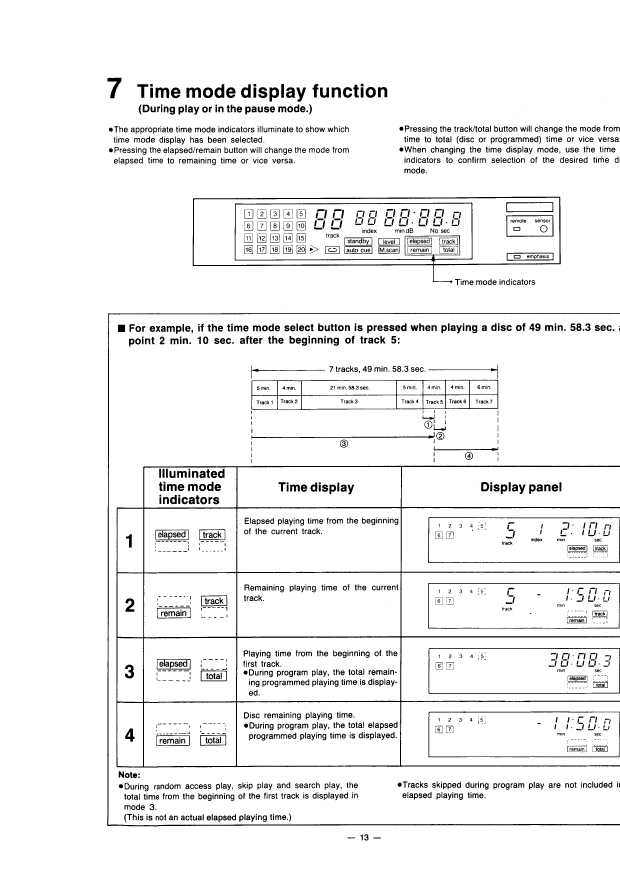
#> input picture riparazioniMV/audio/Technics SL-P 1200/KB/manual/img/m13.png, 2480 x 3508 px, given in place of i--24.png, which was not available (shown at 1/4 size)
$ python stitch.py 3
#> lines starting #> are read from the running program, lines starting #| are printed output that depends on the picture; after the words box and inside, x2 and y2 are one past the last pixel; in counts of white or black regions, pixels touching at a corner belong together; long printed decimals are rounded; pictures that were not available may be replaced by others from this repository, and a replacement may not be noted
import cv2, numpy as np, sys, json
from PIL import Image
Image.MAX_IMAGE_PIXELS = None
cv2.setNumThreads(4)
S = 4  # downscale for matching

def load(p):
#> called with p = 'full/i--24.png'
    return np.array(Image.open(p).convert('L'))
#> returned value is the input picture: shape (3508, 2480); 94.7% white; 2238 black regions (370 under 20 px), largest, box (x1, y1, x2, y2) and area: (465, 1863, 2480, 3071) 69214, (771, 787, 2243, 1131) 24989, (428, 1252, 2480, 3306) 22986
#> call 2 of load, with p = 'full/i--23.png'
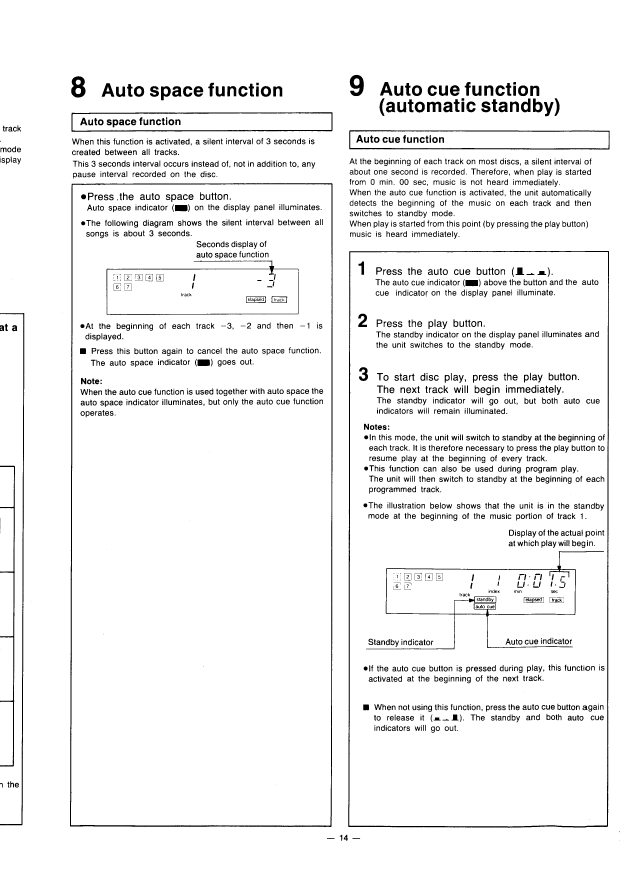
#> input picture riparazioniMV/audio/Technics SL-P 1200/KB/manual/img/m14.png, 2480 x 3508 px, given in place of i--23.png, which was not available (shown at 1/4 size)
#> in load, returned value is the input picture: shape (3508, 2480); 94.8% white; 2432 black regions (270 under 20 px), largest, box (x1, y1, x2, y2) and area: (280, 733, 1330, 3308) 29205, (1393, 1004, 2436, 3311) 26915, (1464, 2205, 2416, 2598) 9756

def estimate(A, B):
    a = cv2.resize(A, (A.shape[1]//S, A.shape[0]//S), interpolation=cv2.INTER_AREA)
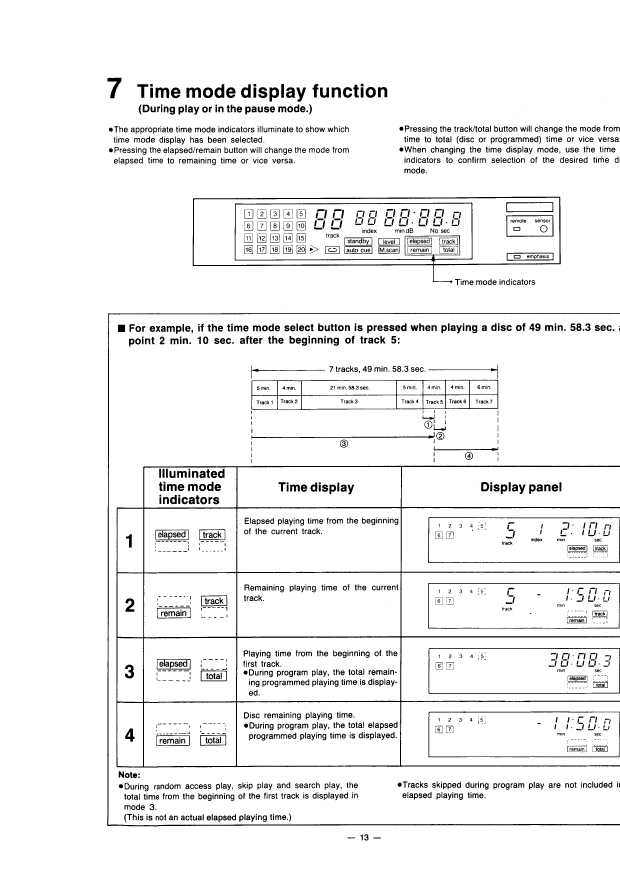
#> a: shape (877, 620); min 0, max 255, mean 241.4
    b = cv2.resize(B, (B.shape[1]//S, B.shape[0]//S), interpolation=cv2.INTER_AREA)
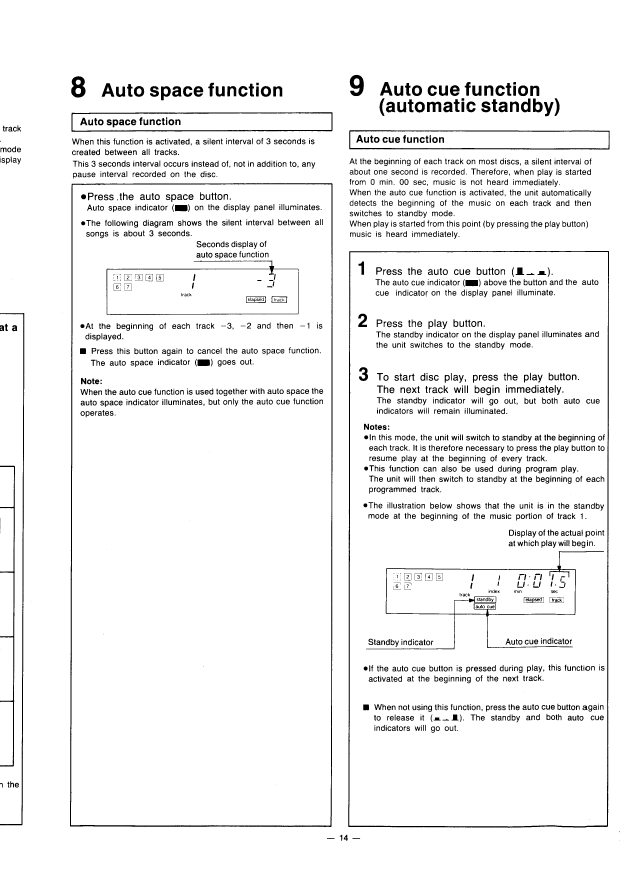
#> b: shape (877, 620); min 0, max 255, mean 241.8
    det = cv2.SIFT_create(nfeatures=20000)
    ka, da = det.detectAndCompute(a, None)
#> ka = 2265 keypoints; strongest (x, y, size): (111, 129, 2.5), (121, 328, 5), (399, 784, 2.5), (121, 786, 2.6)
    kb, db = det.detectAndCompute(b, None)
#> kb = 2911 keypoints; strongest (x, y, size): (83, 351, 4.2), (365, 505, 2.4), (83, 223, 2.5), (366, 468, 2.5)
    m = cv2.BFMatcher(cv2.NORM_L2).knnMatch(db, da, k=2)
#> m = 2911 matches
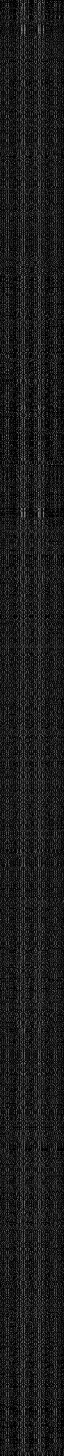
#> db: shape (2911, 128) float32 (shown at 1/2 size); min 0, max 174, mean 27.6
    good = [x[0] for x in m if len(x) == 2 and x[0].distance < 0.75 * x[1].distance]
#> good = 250 matches
    pb = np.float32([kb[g.queryIdx].pt for g in good])
#> pb = 250 pairs, first value 5.35 to 601.9, second value 85 to 784.8
    pa = np.float32([ka[g.trainIdx].pt for g in good])
#> pa = 250 pairs, first value 110.5 to 614.4, second value 86.65 to 822.1
    M, inl = cv2.estimateAffinePartial2D(pb, pa, method=cv2.RANSAC, ransacReprojThreshold=2.0, maxIters=20000, confidence=0.999)
#> M = [[1.01, 0.00782, 102], [-0.00782, 1.01, 2.26]]; inl = 250 values, max 1 at index 36, min 0 at index 0, mean 0.116
    M[:, 2] *= S
    return M, int(inl.sum()), len(good)

def stitch(pa, pb, out):
    A = load(pa); B = load(pb)
    M, ninl, ng = estimate(A, B)
#> M = [[1.01, 0.00782, 407.9], [-0.00782, 1.01, 9.06]]; ninl = 29; ng = 250
    h, w = B.shape
#> h = 3508; w = 2480
    corners = np.float32([[0,0],[w,0],[0,h],[w,h]])
    cb = cv2.transform(corners[None], M)[0]
#> cb = [[407.9, 9.06], [2907, -10.35], [435.3, 3544.1], [2934.5, 3524.7]]
    xs = np.concatenate([cb[:,0], [0, A.shape[1]]]); ys = np.concatenate([cb[:,1], [0, A.shape[0]]])
#> after `xs = np.concatenate([cb[:, 0], [0, A.shape[1]]])`: xs = [407.9, 2907, 435.3, 2934.5, 0, 2480]
#> after `ys = np.concatenate([cb[:, 1], [0, A.shape[0]]])`: ys = [9.06, -10.35, 3544.1, 3524.7, 0, 3508]
    x0, y0 = np.floor(xs.min()), np.floor(ys.min()); x1, y1 = np.ceil(xs.max()), np.ceil(ys.max())
#> after `x0, y0 = (np.floor(xs.min()), np.floor(ys.min()))`: x0 = 0; y0 = -11
#> after `x1, y1 = (np.ceil(xs.max()), np.ceil(ys.max()))`: x1 = 2935; y1 = 3545
    W, H = int(x1-x0), int(y1-y0)
#> W = 2935; H = 3556
    T = np.array([[1,0,-x0],[0,1,-y0]], np.float64)
#> T = [[1, 0, 0], [0, 1, 11]]
    MB = M.copy(); MB[:,2] += [-x0, -y0]
#> after `MB = M.copy()`: MB = [[1.01, 0.00782, 407.9], [-0.00782, 1.01, 9.06]]
    cA = cv2.warpAffine(A, T, (W, H), flags=cv2.INTER_NEAREST, borderValue=255)
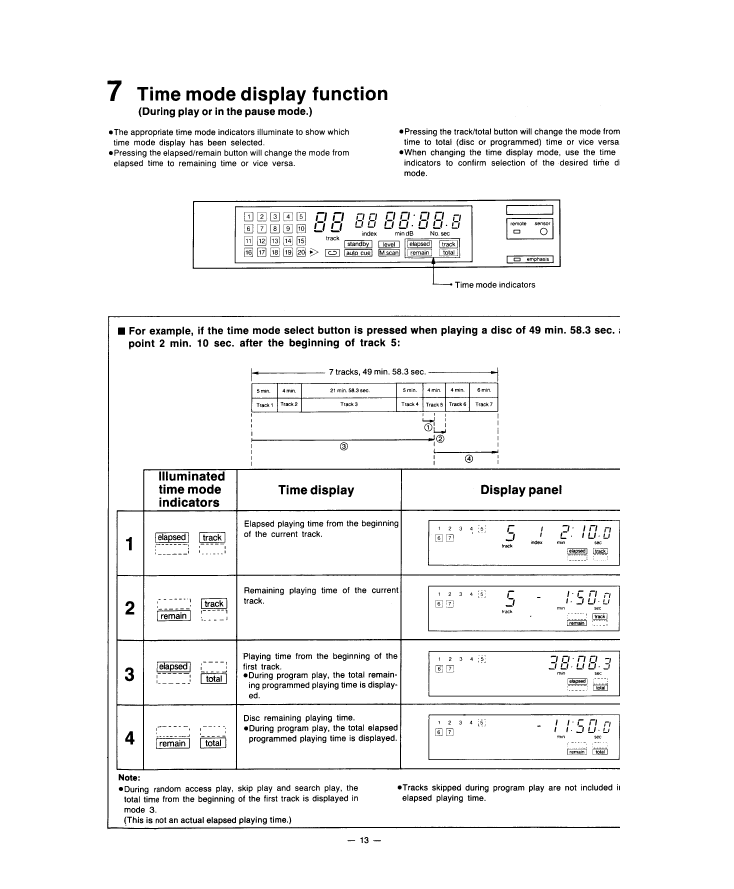
#> cA: shape (3556, 2935) (shown at 1/4 size); 95.5% white; 2238 black regions (370 under 20 px), largest, box (x1, y1, x2, y2) and area: (465, 1874, 2480, 3082) 69214, (771, 798, 2243, 1142) 24989, (428, 1263, 2480, 3317) 22986
    cB = cv2.warpAffine(B, MB, (W, H), flags=cv2.INTER_LINEAR, borderValue=255)
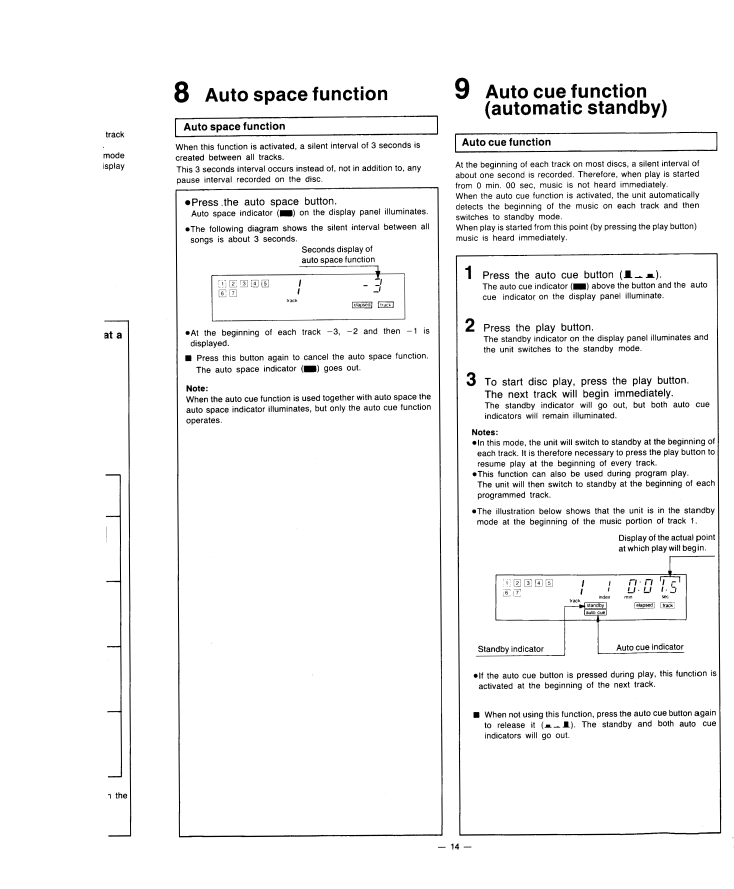
#> cB: shape (3556, 2935) (shown at 1/4 size); min 0, max 255, mean 243.8
    # inside overlap use B only above seam, A below seam to avoid doubled lines
    # seam: middle of overlap in y (A starts at -y0 ; B ends at bottom of B)
    a_top = -y0; b_bot = cb[:,1].max() - y0
#> after `a_top = -y0`: a_top = 11
#> after `b_bot = cb[:, 1].max() - y0`: b_bot = 3555.1
    seam = int((a_top + b_bot) / 2)
#> seam = 1783
    C = cA.copy()
    C[:seam] = np.minimum(cA[:seam], cB[:seam])  # outside A this is just B
    C[:seam][cA[:seam] == 255] = cB[:seam][cA[:seam] == 255]
    C[:seam] = cB[:seam]
    C = np.where(C < 128, 0, 255).astype(np.uint8)
#> C: shape (3556, 2935); 94.6% white; 2908 black regions (448 under 20 px), largest, box (x1, y1, x2, y2) and area: (465, 1874, 2480, 3082) 69214, (428, 1783, 2480, 3317) 14677, (702, 748, 1762, 1783) 12119
    C = np.rot90(C, k=-1)  # rotate clockwise -> upright text
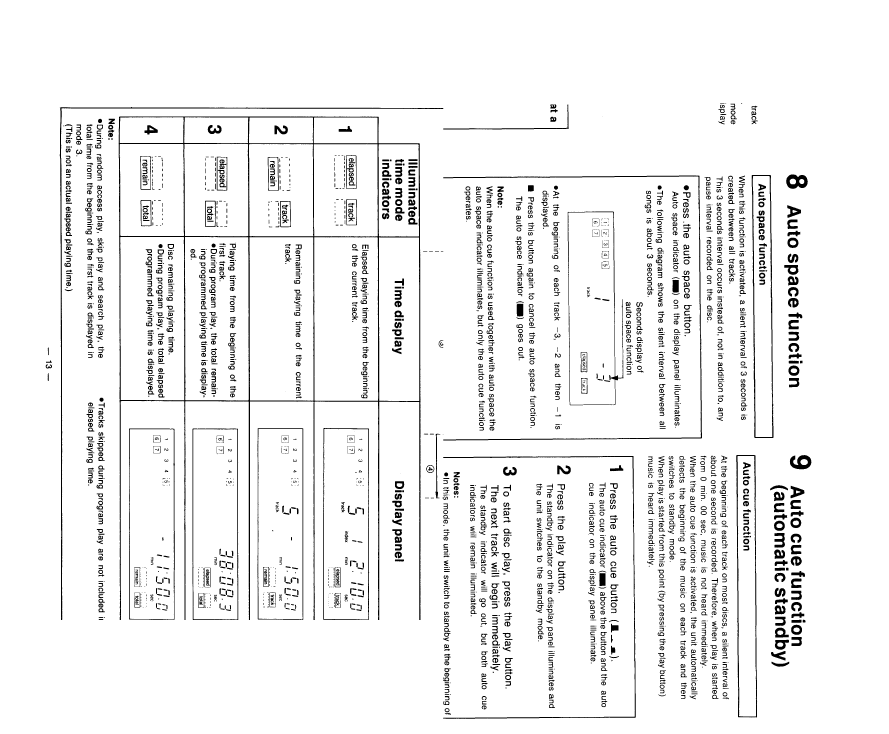
#> C: shape (2935, 3556) (shown at 1/4 size); 94.6% white; 2908 black regions (448 under 20 px), largest, box (x1, y1, x2, y2) and area: (474, 465, 1682, 2480) 69214, (239, 428, 1773, 2480) 14677, (1773, 702, 2808, 1762) 12119
    Image.fromarray(C).convert('1').save(out, compression='group4', dpi=(600, 600))
    ang = np.degrees(np.arctan2(M[1,0], M[0,0])); sc = np.hypot(M[0,0], M[1,0])
#> after `ang = np.degrees(np.arctan2(M[1, 0], M[0, 0]))`: ang = -0.445
#> after `sc = np.hypot(M[0, 0], M[1, 0])`: sc = 1.01
    return dict(out=out, inliers=ninl, matches=ng, dx=float(M[0,2]), dy=float(M[1,2]), angle=float(ang), scale=float(sc), size=C.shape[::-1], seam=seam)

if __name__ == '__main__':
    k = int(sys.argv[1])  # first page number
    r = stitch('full/i-%03d.png' % (k-27), 'full/i-%03d.png' % (k+1-27), 'sheet_p%d-%d.tif' % (k, k+1))
#> r = 9 items
    print(json.dumps(r))
#| {"out": "sheet_p3-4.tif", "inliers": 29, "matches": 250, "dx": 407.901, "dy": 9.056, "angle": -0.4448, "scale": 1.008, "size": [3556, 2935], "seam": 1783}
